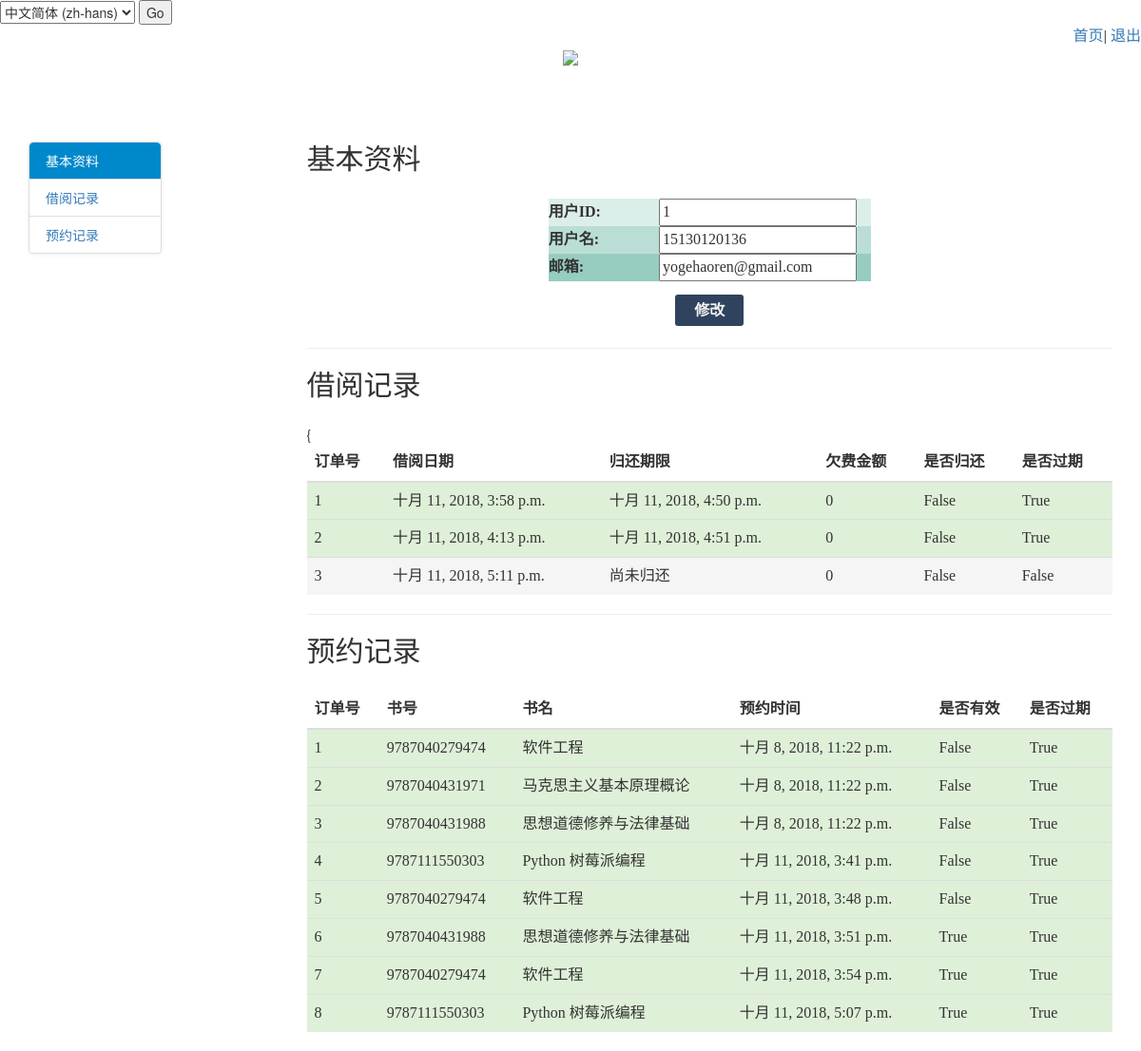
/user_message/ (signed in), run on the app's committed database.
### reader/models.py (models this page shows, shortened)
class User(models.Model):
    user_id = models.IntegerField(auto_created=True, primary_key=True)
    email = models.CharField(max_length=100, null=False)
    borrow_num = models.IntegerField(default=0)
    user_name = models.CharField(max_length=20, null=False)
    deposit = models.BooleanField(default=False)
    password = models.CharField(max_length=20, null=False)

### librarian/models.py (models this page shows, shortened)
class BorrowOrder(models.Model):
    order_id = models.IntegerField(auto_created=True, primary_key=True)
    user = models.ForeignKey(User, related_name="borrow_order_user")
    book = models.ForeignKey(AllBook, related_name="borrow_order_book")
    borrow_time = models.DateTimeField(null=False)
    debt = models.IntegerField(default=0)
    return_time = models.DateTimeField(null=True)
    is_return = models.BooleanField(null=False)
    expire = models.BooleanField(default=False)

class ReserveOrder(models.Model):
    order_id = models.IntegerField(primary_key=True)
    user = models.ForeignKey(User, related_name="reserve_order_user")
    book = models.ForeignKey(AllBook, related_name="reserve_order_book")
    isbn = models.ForeignKey(Book, related_name="reserve_order_isbn")
    borrow_time = models.DateTimeField(null=False)
    successful = models.BooleanField(null=False)
    expire = models.BooleanField(default=False)

class AllBook(models.Model):
    book_id = models.IntegerField(auto_created=True, primary_key=True)
    is_available = models.BooleanField(null=False, default=True)
    isbn = models.ForeignKey(Book, related_name="all_book_isbn")

class Book(models.Model):
    author = models.CharField(max_length=50)
    isbn = models.IntegerField(primary_key=True)
    total_num = models.IntegerField(null=False)
    available_num = models.IntegerField(null=False)
    book_name = models.CharField(max_length=100, null=False)
    type = models.CharField(max_length=20, null=False)
    place = models.CharField(max_length=50, null=False)
    image_url = models.CharField(max_length=100, default='None')

### reader/views.py (the view)
# urls.py: url(r'^user_message/$', reader_views.user_message, name="user_message"),
def user_message(request):
    username = request.session.get('username', "None")
    if username == "None":
        return HttpResponseRedirect(reverse("login"))
    try:
        user = User.objects.get(user_name=username)
        if user:
            borrow_order_list = BorrowOrder.objects.filter(user_id=user.user_id)
            reserve_order_list = ReserveOrder.objects.filter(user_id=user.user_id, )
            return render(request, 'user_message.html', {'user_id': user.user_id,
                                                         'user_email': user.email,
                                                         'user_name': user.user_name,
                                                         'reserve_order_list': reserve_order_list,
                                                         'borrow_order_list': borrow_order_list
                                                         }
                          )
        else:
            return HttpResponseRedirect(reverse("login"))
    except:
        return HttpResponseRedirect(reverse("login"))

### reader/templates/user_message.html (shortened to what this page needs)
<!DOCTYPE html>
<html>
<head>
{% load i18n %}
	<link rel="stylesheet" href="/static/css/bootstrap.min.css">
</head>
<body data-spy="scroll" data-target="#myScrollspy">
<form action="{% url 'set_language' %}" method="post">
    <select name="language">
        {% for language in LANGUAGES %}
            <option value="{{ language.0 }}"{% if language.0 == LANGUAGE_CODE %} selected="selected"{% endif %}>
                {{ language.1 }} ({{ language.0 }})
        {% endfor %}
    </select>
    <input type="submit" value="Go"/>
</form>
	<div align="right" class="banner-content" style="display: block;">
		<a href="/"style=" font-size:16px;">{% trans '首页' %}</a>| <a href="/"style=" font-size:16px;" >{% trans '退出' %}</a>
	</div>
    <div style="text-align:center;"><img src="/static/images/book_logo.png" style="vertical-align:middle;" width="210"  /></div>
	<br>
	<br>
	<br>
<div class="container">
    <div class="row">
        <div class="col-xs-3" id="myScrollspy">
            <ul class="nav nav-tabs nav-stacked" id="myNav">
                <li class="active"><a href="#section-1">{% trans '基本资料' %}</a></li>
                <li><a href="#section-2">{% trans '借阅记录' %}</a></li>
                <li><a href="#section-3">{% trans '预约记录' %}</a></li>
            </ul>
        </div>
        <div class="col-xs-9 ">
            <h2 id="section-1" style="display:block; height:50px; width:350px">{% trans '基本资料' %}</h2>
	<form id="profile" class="setting-profile-form" method="POST" action=" ">
	 <table align="center"   width="40%" id="tab" >
		<tr class="t1"> <th width="30%" align="right">{% trans '用户ID' %}:</th> <td class="line30" align="center"><input align="center" type="text" value="{{ user_id  }}" name="user_id" placeholder="用户id" readonly />
        <tr class="t2"> <th width="25%" align="right">{% trans '用户名' %}:</th> <td class="line30" align="center"><input  align="center" type="text" value="{{ user_name }}" name="user_name" placeholder="用户名" readonly />
		<tr class="t3"><th width="25%" align="right">{% trans '邮箱' %}:</th> <td class="line30" align="center"><input    type="email" name="email" value="{{ user_email }}" placeholder="邮箱" readonly />
		</table>
    </form>
	<div id="login_click" align="center">
        <a id="btlogin" href="#">{% trans '修改' %}</a>
    </div>
            <hr>
              <h2 id="section-2" style="display:block; height:50px; width:400px">{% trans  '借阅记录' %}</h2>
<table align="center" id="tab" width="300px"  class="table table-striped">
	<thead>
		<tr >
			<th align="center">{% trans '订单号' %}</th>
			<th align="center">{% trans '借阅日期' %}</th>
			<th align="center">{% trans '归还期限' %}</th>
			<th align="center">{% trans '欠费金额' %}</th>
			<th align="center">{%  trans '是否归还' %}</th>
            <th align="center">{%  trans '是否过期' %}</th>
		</tr>
	</thead>
	<tbody >
    {% for borrow_order in borrow_order_list %}
        {% if borrow_order.expire %}
        <tr class="success">
        {% else %}
        <tr class="active">
        {% endif %}
        <td >{{ borrow_order.order_id }}</td>
        <td >{{ borrow_order.borrow_time }}</td>
        {% if borrow_order.return_time == None %}{
            <td>{% trans '尚未归还' %}</td>
        {% else %}
            <td>{{ borrow_order.return_time }}</td>
        {% endif %}
        <td >{{ borrow_order.debt }}</td>
        <td >{{ borrow_order.is_return }}</td>
        <td >{{ borrow_order.expire }}</td>
    {% endfor %}
	</tbody>
</table>
            <hr>
            <h2 id="section-3" style="display:block; height:50px; width:400px">{% trans '预约记录' %}</h2>
<table align="center" id="tab" width="300px"  class="table table-striped">
	<thead>
		<tr >
            <th align="center">{% trans '订单号' %}</th>
            <th align="center">{% trans '书号' %}</th>
            <th align="center">{% trans '书名' %}</th>
			<th align="center">{% trans '预约时间' %}</th>
			<th align="center">{% trans '是否有效' %}</th>
			<th align="center">{% trans '是否过期' %}</th>
		</tr>
	</thead>
	<tbody >
    {% for reserve_order in reserve_order_list %}
        {% if reserve_order.expire %}
        <tr class="success">
        {% else %}
        <tr class="active">
        {% endif %}
            <td>{{ reserve_order.order_id }}</td>
            <td>{{ reserve_order.book.isbn.isbn }}</td>
			<td >{{ reserve_order.book.isbn.book_name }}</td>
			<td>{{ reserve_order.borrow_time }}</td>
            <td>{{ reserve_order.successful }}</td>
            <td>{{ reserve_order.expire }}</td>
		</tr>
    {% endfor %}
	</tbody>
</table>
        </div>
    </div>
</div>
</body>
</html>

### reader/templates/user_message.html (style rules this page uses)
ul.nav-tabs { width: 140px; margin-top: 20px; border-radius: 4px; border: 1px solid #ddd; box-shadow: 0 1px 4px rgba(0, 0, 0, 0.067); }
ul.nav-tabs li { margin: 0; border-top: 1px solid #ddd; }
ul.nav-tabs li:first-child { border-top: none; }
ul.nav-tabs li a { margin: 0; padding: 8px 16px; border-radius: 0; }
ul.nav-tabs li.active a, ul.nav-tabs li.active a:hover { color: #fff; background: #0088cc; border: 1px solid #0088cc; }
ul.nav-tabs li:first-child a { border-radius: 4px 4px 0 0; }
ul.nav-tabs li:last-child a { border-radius: 0 0 4px 4px; }
div { display: block; }
tr.t1 { background:hsla(165,35%,50%,0.2);height:20px; }
tr.t2 { background:hsla(165,35%,50%,0.4);height:20px; }
tr.t3 { background:hsla(165,35%,50%,0.6);height:20px; }
#login_click { margin-top:20px; height:30px; }
#login_click a { text-decoration:none; background:#2f435e; color:#f2f2f2; padding: 8px 20px 8px 20px; font-size:16px; font-family: 微软雅黑,宋体,Arial,Helvetica,Verdana,sans-serif; font-weight:bold; border-radius:3px; -webkit-transition:all linear 0.30s; -moz-transition:all linear 0.30s; transition:all linear 0.30s; }
#tab { font-size:16px; font-family:楷体; text-algn:right; border-color:black; }

### data on the page
User: user_name "15130120136", email "yogehaoren@gmail.com"
BorrowOrder: order_id "1", borrow_time "十月 11, 2018, 3:58 p.m.", return_time "十月 11, 2018, 4:50 p.m.", debt "0", is_return "False", expire "True"
BorrowOrder: order_id "2", borrow_time "十月 11, 2018, 4:13 p.m.", return_time "十月 11, 2018, 4:51 p.m.", debt "0", is_return "False", expire "True"
BorrowOrder: order_id "3", borrow_time "十月 11, 2018, 5:11 p.m.", debt "0", is_return "False", expire "False"
ReserveOrder: order_id "1", book.isbn.isbn "9787040279474", book.isbn.book_name "软件工程", borrow_time "十月 8, 2018, 11:22 p.m.", successful "False", expire "True"
ReserveOrder: order_id "2", book.isbn.isbn "9787040431971", book.isbn.book_name "马克思主义基本原理概论", borrow_time "十月 8, 2018, 11:22 p.m.", successful "False", expire "True"
ReserveOrder: order_id "3", book.isbn.isbn "9787040431988", book.isbn.book_name "思想道德修养与法律基础", borrow_time "十月 8, 2018, 11:22 p.m.", successful "False", expire "True"
ReserveOrder: order_id "4", book.isbn.isbn "9787111550303", book.isbn.book_name "Python 树莓派编程", borrow_time "十月 11, 2018, 3:41 p.m.", successful "False", expire "True"
ReserveOrder: order_id "5", book.isbn.isbn "9787040279474", book.isbn.book_name "软件工程", borrow_time "十月 11, 2018, 3:48 p.m.", successful "False", expire "True"
ReserveOrder: order_id "6", book.isbn.isbn "9787040431988", book.isbn.book_name "思想道德修养与法律基础", borrow_time "十月 11, 2018, 3:51 p.m.", successful "True", expire "True"
ReserveOrder: order_id "7", book.isbn.isbn "9787040279474", book.isbn.book_name "软件工程", borrow_time "十月 11, 2018, 3:54 p.m.", successful "True", expire "True"
ReserveOrder: order_id "8", book.isbn.isbn "9787111550303", book.isbn.book_name "Python 树莓派编程", borrow_time "十月 11, 2018, 5:07 p.m.", successful "True", expire "True"

### other printed values
form field language "中文简体 (zh-hans)"
